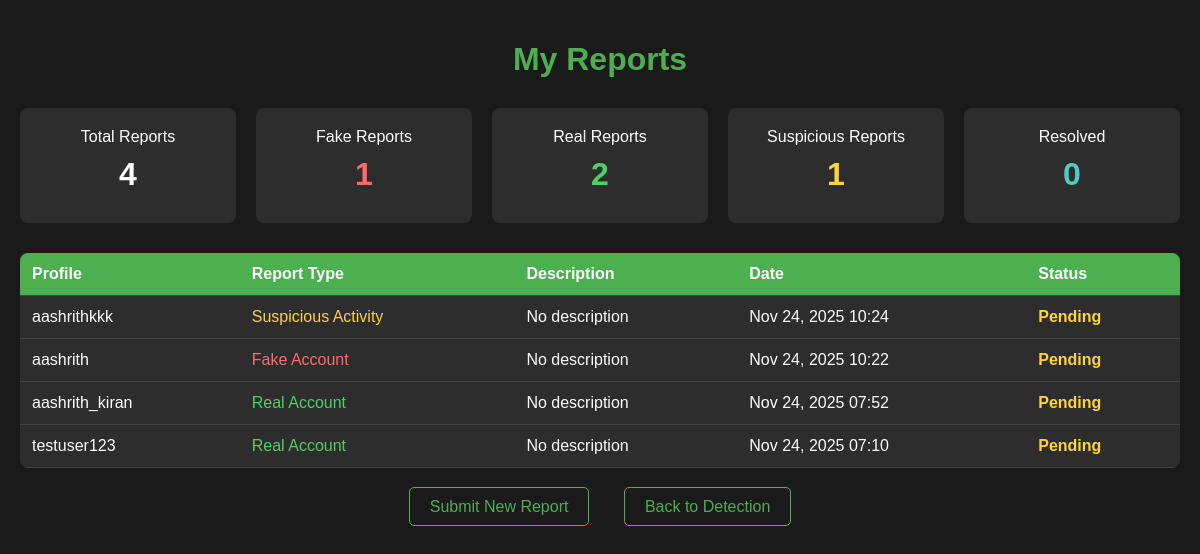
Page /reports/ (signed in) on the committed database.
### accounts/models.py (models this page shows, shortened)
class UserReport(models.Model):
    REPORT_TYPES = [
        ('fake', 'Fake Account'),
        ('real', 'Real Account'),
        ('suspicious', 'Suspicious Activity'),
    ]
    user = models.ForeignKey(User, on_delete=models.CASCADE)
    detected_profile = models.CharField(max_length=255)
    report_type = models.CharField(max_length=20, choices=REPORT_TYPES)
    description = models.TextField(blank=True)
    detection_data = models.ForeignKey(Detection, on_delete=models.SET_NULL, null=True, blank=True)
    timestamp = models.DateTimeField(auto_now_add=True)
    is_resolved = models.BooleanField(default=False)
    admin_notes = models.TextField(blank=True)

### accounts/views.py (the view, shortened to what this page needs)
# urls.py: path('reports/', views.reports_list, name='reports_list'),
@login_required(login_url='/login/')
def reports_list(request):
    ADMIN_USERNAME = 'admin'
    ADMIN_PASSWORD = 'admin123'
    admin_authenticated = request.session.get('admin_authenticated', False)
    try:
        admin_user = User.objects.filter(username=ADMIN_USERNAME).first()
        if admin_user is None:
            admin_user = User.objects.create_user(username=ADMIN_USERNAME, password=ADMIN_PASSWORD)
            admin_user.is_staff = True
            admin_user.is_superuser = True
            admin_user.save()
    except Exception as e:
        print(f"Could not auto-create admin user: {e}")
    if request.user.username != ADMIN_USERNAME:
        return render(request, 'permission_denied.html', status=403)
    login_error = None
    if request.user.username == ADMIN_USERNAME and not admin_authenticated:
        return render(request, 'admin_reports_login.html', {'error': login_error})
    user_reports = UserReport.objects.all().order_by('-timestamp')
    total_reports = user_reports.count()
    fake_reports = user_reports.filter(report_type='fake').count()
    real_reports = user_reports.filter(report_type='real').count()
    suspicious_reports = user_reports.filter(report_type='suspicious').count()
    resolved_reports = user_reports.filter(is_resolved=True).count()
    context = {
        'reports': user_reports,
        'total_reports': total_reports,
        'fake_reports': fake_reports,
        'real_reports': real_reports,
        'suspicious_reports': suspicious_reports,
        'resolved_reports': resolved_reports,
    }
    return render(request, 'reports_list.html', context)

### templates/reports_list.html (shortened to what this page needs)
{% load static %}
<!DOCTYPE html>
<html lang="en">
<head>
</head>
<body>
    <div class="container">
        <h1>My Reports</h1>
        <div class="stats">
            <div class="stat-card">
                <div>Total Reports</div>
                <div class="stat-number">{{ total_reports }}</div>
            </div>
            <div class="stat-card">
                <div>Fake Reports</div>
                <div class="stat-number stat-fake">{{ fake_reports }}</div>
            </div>
            <div class="stat-card">
                <div>Real Reports</div>
                <div class="stat-number stat-real">{{ real_reports }}</div>
            </div>
            <div class="stat-card">
                <div>Suspicious Reports</div>
                <div class="stat-number stat-suspicious">{{ suspicious_reports }}</div>
            </div>
            <div class="stat-card">
                <div>Resolved</div>
                <div class="stat-number stat-resolved">{{ resolved_reports }}</div>
            </div>
        </div>
        <div class="reports-table">
            {% if reports %}
            <table>
                <thead>
                    <tr>
                        <th>Profile</th>
                        <th>Report Type</th>
                        <th>Description</th>
                        <th>Date</th>
                        <th>Status</th>
                    </tr>
                </thead>
                <tbody>
                    {% for report in reports %}
                    <tr>
                        <td>{{ report.detected_profile }}</td>
                        <td class="report-type-{{ report.report_type }}">{{ report.get_report_type_display }}</td>
                        <td>{{ report.description|default:"No description" }}</td>
                        <td>{{ report.timestamp|date:"M d, Y H:i" }}</td>
                        <td class="{% if report.is_resolved %}status-resolved{% else %}status-pending{% endif %}">
                            {% if report.is_resolved %}Resolved{% else %}Pending{% endif %}
                        </td>
                    </tr>
                    {% endfor %}
                </tbody>
            </table>
            {% else %}
            <div class="no-reports">
                <h3>No reports submitted yet</h3>
                <p>Submit your first report to help improve our detection system!</p>
            </div>
            {% endif %}
        </div>
        <div class="nav-links">
            <a href="{% url 'submit_report' %}">Submit New Report</a>
            <a href="{% url 'form' %}">Back to Detection</a>
        </div>
    </div>
</body>
</html>

### templates/reports_list.html (style rules this page uses)
body { font-family: Arial, sans-serif; background: #1a1a1a; color: white; margin: 0; padding: 20px; }
.container { max-width: 1200px; margin: 0 auto; }
h1 { text-align: center; color: #4CAF50; margin-bottom: 30px; }
.stats { display: grid; grid-template-columns: repeat(auto-fit, minmax(200px, 1fr)); gap: 20px; margin-bottom: 30px; }
.stat-card { background: #2d2d2d; padding: 20px; border-radius: 8px; text-align: center; }
.stat-number { font-size: 2em; font-weight: bold; margin: 10px 0; }
.stat-fake { color: #ff6b6b; }
.stat-real { color: #51cf66; }
.stat-suspicious { color: #ffd43b; }
.stat-resolved { color: #4ecdc4; }
.reports-table { background: #2d2d2d; border-radius: 8px; overflow: hidden; }
table { width: 100%; border-collapse: collapse; }
th, td { padding: 12px; text-align: left; border-bottom: 1px solid #444; }
th { background: #4CAF50; color: white; }
.status-pending { color: #ffd43b; font-weight: bold; }
.report-type-fake { color: #ff6b6b; }
.report-type-real { color: #51cf66; }
.report-type-suspicious { color: #ffd43b; }
.nav-links { text-align: center; margin-top: 30px; }
.nav-links a { color: #4CAF50; text-decoration: none; margin: 0 15px; padding: 10px 20px; border: 1px solid #4CAF50; border-radius: 5px; transition: all 0.3s; }

### rows in the picture
UserReport: detected_profile "aashrithkkk", report_type "Suspicious Activity", description "No description", timestamp "Nov 24, 2025 10:24", is_resolved "Pending"
UserReport: detected_profile "aashrith", report_type "Fake Account", description "No description", timestamp "Nov 24, 2025 10:22", is_resolved "Pending"
UserReport: detected_profile "aashrith_kiran", report_type "Real Account", description "No description", timestamp "Nov 24, 2025 07:52", is_resolved "Pending"
UserReport: detected_profile "testuser123", report_type "Real Account", description "No description", timestamp "Nov 24, 2025 07:10", is_resolved "Pending"

### other values in the picture
{{ total_reports }} "4"
{{ fake_reports }} "1"
{{ real_reports }} "2"
{{ suspicious_reports }} "1"
{{ resolved_reports }} "0"
